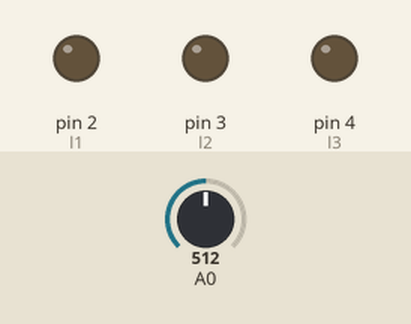
Simulated run of this sketch. Board: Arduino Uno, built with avr-gcc and run on an emulated ATmega328P. On the bench: output pins drawn as LEDs (lit = HIGH). Dashed ring = blinking. The inputs (shaded band) are chosen by the test bench; at power-on: A0 = 512.

Above: at 1.2 s.
1.3 s: A0 set to 28
2.8 s: A0 set to 23
At 2.95 s:
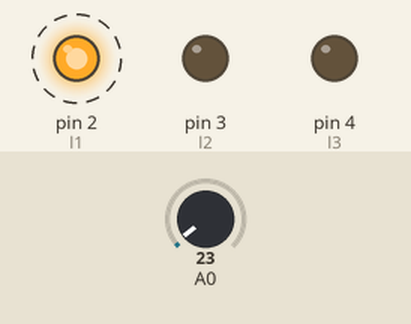
5.8 s: A0 set to 6
At 5.95 s:
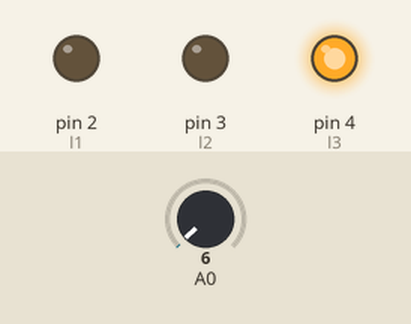
8.8 s: A0 set to 0
At 9.9 s:
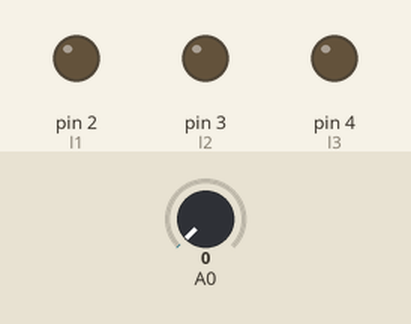
Timing chart, 0 to 11.3 s (numbered marks = the images above; inputs shaded):
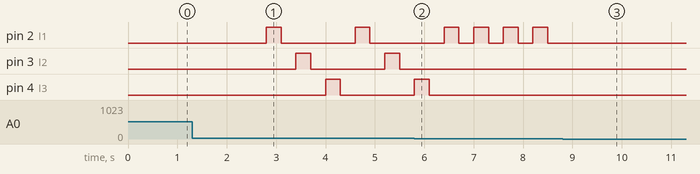

Measured:
- the behaviour switches between 26 and 25 on A0 (found by bisection; images 0 and 1)
- after the input at 1.3 s, every drawn part: stays the same
- after the input at 2.8 s, pin 2 (l1): alternates HIGH for 0.30 s and LOW for 1.5 s, starting at once; pin 3 (l2): alternates HIGH for 0.30 s and LOW for 1.5 s, starting after 0.60 s; pin 4 (l3): LOW → HIGH after 1.2 s, → LOW 0.30 s later
- after the input at 5.8 s, pin 2 (l1): alternates HIGH for 0.30 s and LOW for 0.30 s, starting after 1.2 s; pin 3 (l2): stays LOW (without the input it goes to HIGH after 1.2 s); pin 4 (l3): goes on until 6.1 s, then stays LOW
- after the input at 8.8 s, pin 2 (l1): stops changing and stays LOW

The sketch:

3A_flagicveta_10.ino
```cpp
int l1 = 2;
int l2 = 3;
int l3 = 4;
void setup()
{
  Serial.begin(9600);
  pinMode(A0, INPUT);
  pinMode(l1, OUTPUT);
  pinMode(l2, OUTPUT);
  pinMode(l3, OUTPUT);
}
void loop()
{
  int df = analogRead(A0);
  if (df >= 5 and df <= 10)
  {
    digitalWrite(l1, HIGH);
    delay(300);
    digitalWrite(l1, LOW);
    delay(300);
  }
  if (df >= 11 and df <= 15)
  {
    digitalWrite(l2, HIGH);
    delay(300);
    digitalWrite(l2, LOW);
    delay(300);
  }
  if (df >= 16 and df <= 20)
  {
    digitalWrite(l3, HIGH);
    delay(300);
    digitalWrite(l3, LOW);
    delay(300);
  }
  if (df >= 21 and df <= 25)
  {
    digitalWrite(l1, HIGH);
    delay(300);
    digitalWrite(l1, LOW);
    delay(300);
    digitalWrite(l2, HIGH);
    delay(300);
    digitalWrite(l2, LOW);
    delay(300);
    digitalWrite(l3, HIGH);
    delay(300);
    digitalWrite(l3, LOW);
    delay(300);
  }
}
```
